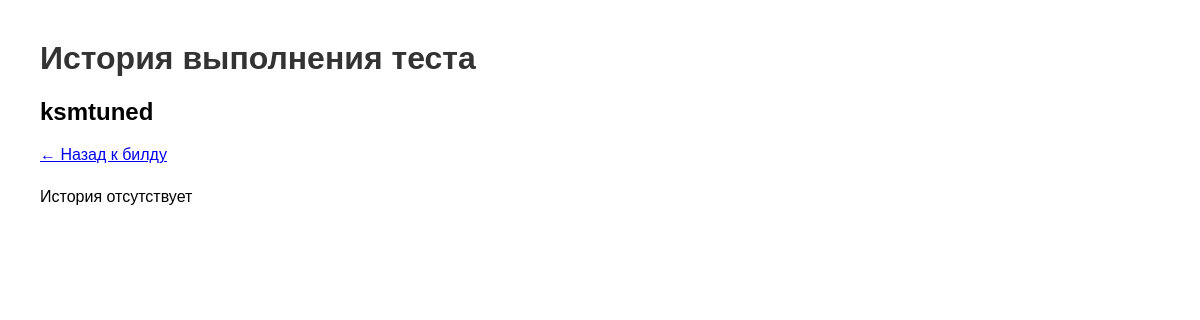
The page /test/ksmtuned/history/ on the database as committed earlier.
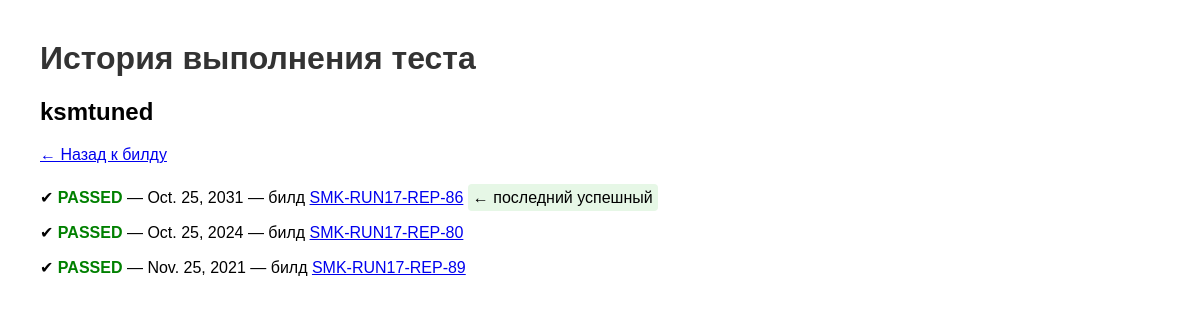
The same page on the database as committed later.
### reports/models.py (models this page shows, shortened)
class TestCaseRun(models.Model):
    test_run = models.ForeignKey(TestRun, on_delete=models.CASCADE, related_name='test_cases')
    test_name = models.CharField(max_length=200)  # Имя теста, e.g., 'astra-ilev1-control'
    status = models.CharField(max_length=20, choices=[('passed', 'Passed'), ('failed', 'Failed'), ('skipped', 'Skipped')])
    execution_date = models.DateField()  # Дата выполнения этого теста

class TestRun(models.Model):
    build = models.ForeignKey(Build, on_delete=models.CASCADE, related_name='test_runs')
    architecture = models.CharField(max_length=100)  # Архитектура, e.g., 'Astra 1.8'
    os_version = models.CharField(max_length=50)  # Версия ОС
    status = models.CharField(max_length=20, choices=[('passed', 'Passed'), ('failed', 'Failed'), ('skipped', 'Skipped')])  # Общий статус
    total_tests = models.IntegerField(default=0)
    passed_tests = models.IntegerField(default=0)
    failed_tests = models.IntegerField(default=0)
    skipped_tests = models.IntegerField(default=0)
    run_date = models.DateField()  # Дата прогона
    allure_report_url = models.URLField(blank=True, null=True)  # Ссылка на Allure-отчёт

class Build(models.Model):
    build_number = models.CharField(max_length=50, unique=True)  # Номер билда, e.g., 'SMK-MOB-T17-593'
    date = models.DateField()  # Дата билда
    created_at = models.DateTimeField(auto_now_add=True)

### reports/views.py (the view)
# urls.py: path('test/<str:test_name>/history/', views.test_history, name='test_history'),
def test_history(request, test_name):
    runs = TestCaseRun.objects.filter(test_name=test_name) \
                              .select_related('test_run__build') \
                              .order_by('-execution_date')
    last_success = runs.filter(status='passed').first()
    last_success_date = last_success.execution_date if last_success else None
    return render(request, 'reports/test_history.html', {
        'test_name': test_name,
        'runs': runs,
        'last_success': last_success_date
    })

### reports/templates/reports/test_history.html (shortened to what this page needs)
{% load static %}
<!DOCTYPE html>
<html>
<head>
</head>
<body>
    <h1>История выполнения теста</h1>
    <h2>{{ test_name }}</h2>
    <p><a href="javascript:history.back()">← Назад к билду</a></p>
    <ul>
    {% for run in runs %}
        <li>
            {% if run.status == 'passed' %}✔{% elif run.status == 'failed' %}✘{% else %}⚠{% endif %}
            <strong class="{% if run.status == 'passed' %}passed{% elif run.status == 'failed' %}failed{% else %}skipped{% endif %}">
                {{ run.status|upper }}
            </strong>
            — {{ run.execution_date }}
            — билд <a href="{% url 'build_detail' run.test_run.build.id %}">{{ run.test_run.build.build_number }}</a>
            {% if run.execution_date == last_success %}
                <span class="last-success"> ← последний успешный</span>
            {% endif %}
        </li>
    {% empty %}
        <li>История отсутствует</li>
    {% endfor %}
    </ul>
</body>
</html>

### reports/templates/reports/test_history.html (style rules this page uses)
body { font-family: Arial, sans-serif; margin: 40px; }
h1 { color: #333; }
.passed { color: green; font-weight: bold; }
.last-success { background: #e6f7e6; padding: 5px; border-radius: 4px; }
ul { list-style: none; padding: 0; }
li { padding: 8px 0; font-size: 16px; }

Rows that differ between the two databases and show on the page:
added TestCaseRun: status "PASSED", execution_date "Oct. 25, 2031", test_run.build.build_number "SMK-RUN17-REP-86", shows "← последний успешный"
added TestCaseRun: status "PASSED", execution_date "Oct. 25, 2024", test_run.build.build_number "SMK-RUN17-REP-80"
added TestCaseRun: status "PASSED", execution_date "Nov. 25, 2021", test_run.build.build_number "SMK-RUN17-REP-89"
Other text that changed with them:
text no longer shown: "История отсутствует"
